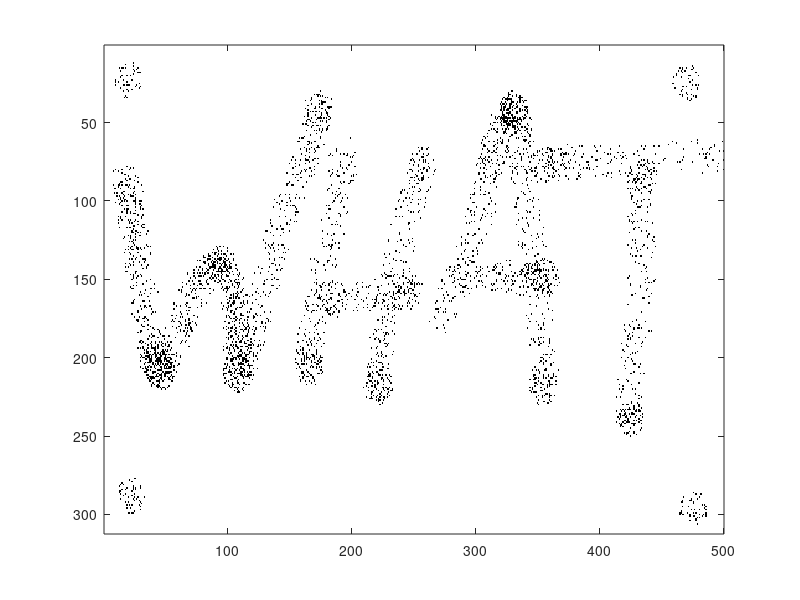

This figure's MATLAB source: (Note: this script raises an error after producing the figure.)
% Tutorial part 4
%% Load Image
clear 
close all
load('pic1.mat')

figure(1)
imagesc(pic1)
colormap('gray')

%% edit maxPoolingBwd.m first before evaluating this cell

poolingSize=[2 2];
[pic1_pooled, indices]=maxPooling(pic1,poolingSize);
pic1_Bwd=maxPoolingBwd(pic1_pooled,poolingSize,indices);

clf 
subplot(311)
imagesc(pic1)          % Like plot for showing images
colormap('gray')        % gray-scale image
axis equal              % preventing matlabs auto-adjustment
axis off
title('pic1 original') % Giving the plot a title

subplot(312)
imagesc(pic1_pooled)
colormap('gray')
axis equal
axis off
title('pic1 max pooled')

subplot(313)
imagesc(pic1_Bwd)
colormap('gray')
axis equal
axis off
title('pic1 max pooled bwd')

message='fill in here the message you see in the bwd pooled image';








load('mes.mat')
if sum(size(pic1_pooled)==size(pic1)./poolingSize)==2 && strcmp(message,sol{2}{3}{4})
    disp('Congratulations, your maxPooling bwd function seems to work, or did you cheat? ;)')
    open('matlab_tutorial_part5')
else
    error('something is not right, please check your maxPoolingBwd function again')
end